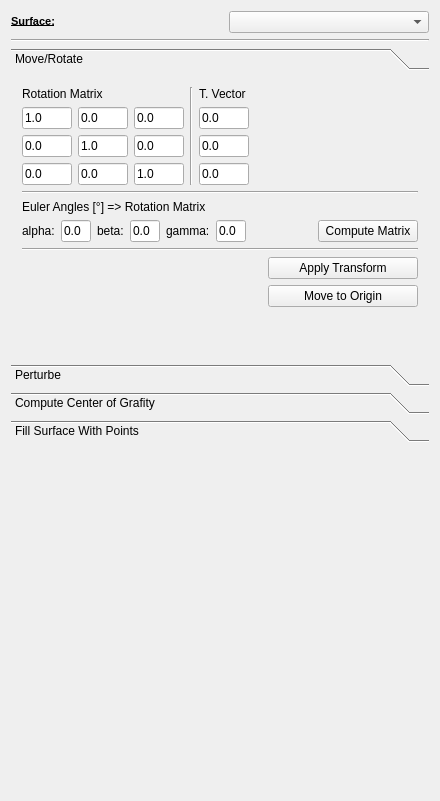
<?xml version="1.0" encoding="UTF-8"?>
<ui version="4.0">
 <class>QmitkSurfaceUtilitiesControls</class>
 <widget class="QWidget" name="QmitkSurfaceUtilitiesControls">
  <property name="geometry">
   <rect>
    <x>0</x>
    <y>0</y>
    <width>440</width>
    <height>801</height>
   </rect>
  </property>
  <property name="sizePolicy">
   <sizepolicy hsizetype="Preferred" vsizetype="Preferred">
    <horstretch>0</horstretch>
    <verstretch>0</verstretch>
   </sizepolicy>
  </property>
  <property name="minimumSize">
   <size>
    <width>200</width>
    <height>0</height>
   </size>
  </property>
  <property name="windowTitle">
   <string>IsoSurface</string>
  </property>
  <layout class="QVBoxLayout" name="verticalLayout">
   <item>
    <layout class="QHBoxLayout" name="horizontalLayout">
     <item>
      <widget class="QLabel" name="label_22">
       <property name="text">
        <string>&lt;!DOCTYPE HTML PUBLIC &quot;-//W3C//DTD HTML 4.0//EN&quot; &quot;http://www.w3.org/TR/REC-html40/strict.dtd&quot;&gt;
&lt;html&gt;&lt;head&gt;&lt;meta name=&quot;qrichtext&quot; content=&quot;1&quot; /&gt;&lt;style type=&quot;text/css&quot;&gt;
p, li { white-space: pre-wrap; }
&lt;/style&gt;&lt;/head&gt;&lt;body style=&quot; font-family:'MS Shell Dlg 2'; font-size:7.8pt; font-weight:400; font-style:normal;&quot;&gt;
&lt;p style=&quot; margin-top:0px; margin-bottom:0px; margin-left:0px; margin-right:0px; -qt-block-indent:0; text-indent:0px;&quot;&gt;&lt;span style=&quot; font-size:8pt; font-weight:600; text-decoration: underline;&quot;&gt;Surface:&lt;/span&gt;&lt;/p&gt;&lt;/body&gt;&lt;/html&gt;</string>
       </property>
      </widget>
     </item>
     <item>
      <spacer name="horizontalSpacer_14">
       <property name="orientation">
        <enum>Qt::Horizontal</enum>
       </property>
       <property name="sizeHint" stdset="0">
        <size>
         <width>40</width>
         <height>20</height>
        </size>
       </property>
      </spacer>
     </item>
     <item>
      <widget class="QmitkDataStorageComboBox" name="m_applySurfaceBox">
       <property name="minimumSize">
        <size>
         <width>200</width>
         <height>0</height>
        </size>
       </property>
      </widget>
     </item>
    </layout>
   </item>
   <item>
    <widget class="Line" name="line">
     <property name="orientation">
      <enum>Qt::Horizontal</enum>
     </property>
    </widget>
   </item>
   <item>
    <widget class="QToolBox" name="toolBox">
     <property name="currentIndex">
      <number>0</number>
     </property>
     <widget class="QWidget" name="page">
      <property name="geometry">
       <rect>
        <x>0</x>
        <y>0</y>
        <width>418</width>
        <height>295</height>
       </rect>
      </property>
      <attribute name="label">
       <string>Move/Rotate</string>
      </attribute>
      <layout class="QVBoxLayout" name="verticalLayout_2">
       <item>
        <layout class="QHBoxLayout" name="horizontalLayout_16">
         <item>
          <layout class="QVBoxLayout" name="verticalLayout_13">
           <item>
            <widget class="QLabel" name="label_18">
             <property name="text">
              <string>Rotation Matrix</string>
             </property>
            </widget>
           </item>
           <item>
            <layout class="QGridLayout" name="gridLayout_2">
             <item row="0" column="0">
              <widget class="QLineEdit" name="m_rotmat00">
               <property name="minimumSize">
                <size>
                 <width>50</width>
                 <height>0</height>
                </size>
               </property>
               <property name="maximumSize">
                <size>
                 <width>30</width>
                 <height>16777215</height>
                </size>
               </property>
               <property name="text">
                <string>1.0</string>
               </property>
              </widget>
             </item>
             <item row="0" column="1">
              <widget class="QLineEdit" name="m_rotmat01">
               <property name="minimumSize">
                <size>
                 <width>50</width>
                 <height>0</height>
                </size>
               </property>
               <property name="maximumSize">
                <size>
                 <width>30</width>
                 <height>16777215</height>
                </size>
               </property>
               <property name="text">
                <string>0.0</string>
               </property>
              </widget>
             </item>
             <item row="0" column="2">
              <widget class="QLineEdit" name="m_rotmat02">
               <property name="minimumSize">
                <size>
                 <width>50</width>
                 <height>0</height>
                </size>
               </property>
               <property name="maximumSize">
                <size>
                 <width>30</width>
                 <height>16777215</height>
                </size>
               </property>
               <property name="text">
                <string>0.0</string>
               </property>
              </widget>
             </item>
             <item row="1" column="0">
              <widget class="QLineEdit" name="m_rotmat10">
               <property name="minimumSize">
                <size>
                 <width>50</width>
                 <height>0</height>
                </size>
               </property>
               <property name="maximumSize">
                <size>
                 <width>30</width>
                 <height>16777215</height>
                </size>
               </property>
               <property name="text">
                <string>0.0</string>
               </property>
              </widget>
             </item>
             <item row="1" column="1">
              <widget class="QLineEdit" name="m_rotmat11">
               <property name="minimumSize">
                <size>
                 <width>50</width>
                 <height>0</height>
                </size>
               </property>
               <property name="maximumSize">
                <size>
                 <width>30</width>
                 <height>16777215</height>
                </size>
               </property>
               <property name="text">
                <string>1.0</string>
               </property>
              </widget>
             </item>
             <item row="1" column="2">
              <widget class="QLineEdit" name="m_rotmat12">
               <property name="minimumSize">
                <size>
                 <width>50</width>
                 <height>0</height>
                </size>
               </property>
               <property name="maximumSize">
                <size>
                 <width>30</width>
                 <height>16777215</height>
                </size>
               </property>
               <property name="text">
                <string>0.0</string>
               </property>
              </widget>
             </item>
             <item row="2" column="0">
              <widget class="QLineEdit" name="m_rotmat20">
               <property name="minimumSize">
                <size>
                 <width>50</width>
                 <height>0</height>
                </size>
               </property>
               <property name="maximumSize">
                <size>
                 <width>30</width>
                 <height>16777215</height>
                </size>
               </property>
               <property name="text">
                <string>0.0</string>
               </property>
              </widget>
             </item>
             <item row="2" column="1">
              <widget class="QLineEdit" name="m_rotmat21">
               <property name="minimumSize">
                <size>
                 <width>50</width>
                 <height>0</height>
                </size>
               </property>
               <property name="maximumSize">
                <size>
                 <width>30</width>
                 <height>16777215</height>
                </size>
               </property>
               <property name="text">
                <string>0.0</string>
               </property>
              </widget>
             </item>
             <item row="2" column="2">
              <widget class="QLineEdit" name="m_rotmat22">
               <property name="minimumSize">
                <size>
                 <width>50</width>
                 <height>0</height>
                </size>
               </property>
               <property name="maximumSize">
                <size>
                 <width>30</width>
                 <height>16777215</height>
                </size>
               </property>
               <property name="text">
                <string>1.0</string>
               </property>
              </widget>
             </item>
            </layout>
           </item>
          </layout>
         </item>
         <item>
          <widget class="Line" name="line_2">
           <property name="orientation">
            <enum>Qt::Vertical</enum>
           </property>
          </widget>
         </item>
         <item>
          <layout class="QVBoxLayout" name="verticalLayout_15">
           <item>
            <widget class="QLabel" name="label_19">
             <property name="text">
              <string>T. Vector</string>
             </property>
            </widget>
           </item>
           <item>
            <layout class="QVBoxLayout" name="verticalLayout_14">
             <item>
              <widget class="QLineEdit" name="m_tvec0">
               <property name="minimumSize">
                <size>
                 <width>50</width>
                 <height>0</height>
                </size>
               </property>
               <property name="maximumSize">
                <size>
                 <width>30</width>
                 <height>16777215</height>
                </size>
               </property>
               <property name="text">
                <string>0.0</string>
               </property>
              </widget>
             </item>
             <item>
              <widget class="QLineEdit" name="m_tvec1">
               <property name="minimumSize">
                <size>
                 <width>50</width>
                 <height>0</height>
                </size>
               </property>
               <property name="maximumSize">
                <size>
                 <width>30</width>
                 <height>16777215</height>
                </size>
               </property>
               <property name="text">
                <string>0.0</string>
               </property>
              </widget>
             </item>
             <item>
              <widget class="QLineEdit" name="m_tvec2">
               <property name="minimumSize">
                <size>
                 <width>50</width>
                 <height>0</height>
                </size>
               </property>
               <property name="maximumSize">
                <size>
                 <width>30</width>
                 <height>16777215</height>
                </size>
               </property>
               <property name="text">
                <string>0.0</string>
               </property>
              </widget>
             </item>
            </layout>
           </item>
          </layout>
         </item>
         <item>
          <spacer name="horizontalSpacer_12">
           <property name="orientation">
            <enum>Qt::Horizontal</enum>
           </property>
           <property name="sizeHint" stdset="0">
            <size>
             <width>40</width>
             <height>20</height>
            </size>
           </property>
          </spacer>
         </item>
        </layout>
       </item>
       <item>
        <widget class="Line" name="line_3">
         <property name="orientation">
          <enum>Qt::Horizontal</enum>
         </property>
        </widget>
       </item>
       <item>
        <widget class="QLabel" name="label_20">
         <property name="text">
          <string>Euler Angles [°] =&gt; Rotation Matrix</string>
         </property>
        </widget>
       </item>
       <item>
        <layout class="QHBoxLayout" name="horizontalLayout_17">
         <item>
          <widget class="QLabel" name="label_23">
           <property name="text">
            <string>alpha:</string>
           </property>
          </widget>
         </item>
         <item>
          <widget class="QLineEdit" name="m_eulerangle0">
           <property name="minimumSize">
            <size>
             <width>30</width>
             <height>0</height>
            </size>
           </property>
           <property name="maximumSize">
            <size>
             <width>30</width>
             <height>16777215</height>
            </size>
           </property>
           <property name="text">
            <string>0.0</string>
           </property>
          </widget>
         </item>
         <item>
          <widget class="QLabel" name="label_24">
           <property name="text">
            <string>beta:</string>
           </property>
          </widget>
         </item>
         <item>
          <widget class="QLineEdit" name="m_eulerangle1">
           <property name="minimumSize">
            <size>
             <width>30</width>
             <height>0</height>
            </size>
           </property>
           <property name="maximumSize">
            <size>
             <width>30</width>
             <height>16777215</height>
            </size>
           </property>
           <property name="text">
            <string>0.0</string>
           </property>
          </widget>
         </item>
         <item>
          <widget class="QLabel" name="label_25">
           <property name="text">
            <string>gamma:</string>
           </property>
          </widget>
         </item>
         <item>
          <widget class="QLineEdit" name="m_eulerangle2">
           <property name="minimumSize">
            <size>
             <width>30</width>
             <height>0</height>
            </size>
           </property>
           <property name="maximumSize">
            <size>
             <width>30</width>
             <height>16777215</height>
            </size>
           </property>
           <property name="text">
            <string>0.0</string>
           </property>
          </widget>
         </item>
         <item>
          <spacer name="horizontalSpacer_13">
           <property name="orientation">
            <enum>Qt::Horizontal</enum>
           </property>
           <property name="sizeHint" stdset="0">
            <size>
             <width>40</width>
             <height>20</height>
            </size>
           </property>
          </spacer>
         </item>
         <item>
          <widget class="QPushButton" name="m_computeMatrix">
           <property name="minimumSize">
            <size>
             <width>100</width>
             <height>0</height>
            </size>
           </property>
           <property name="maximumSize">
            <size>
             <width>100</width>
             <height>16777215</height>
            </size>
           </property>
           <property name="text">
            <string>Compute Matrix</string>
           </property>
          </widget>
         </item>
        </layout>
       </item>
       <item>
        <widget class="Line" name="line_4">
         <property name="orientation">
          <enum>Qt::Horizontal</enum>
         </property>
        </widget>
       </item>
       <item>
        <layout class="QHBoxLayout" name="horizontalLayout_20">
         <item>
          <spacer name="horizontalSpacer_16">
           <property name="orientation">
            <enum>Qt::Horizontal</enum>
           </property>
           <property name="sizeHint" stdset="0">
            <size>
             <width>40</width>
             <height>20</height>
            </size>
           </property>
          </spacer>
         </item>
         <item>
          <widget class="QPushButton" name="m_applyTransform">
           <property name="minimumSize">
            <size>
             <width>150</width>
             <height>0</height>
            </size>
           </property>
           <property name="maximumSize">
            <size>
             <width>150</width>
             <height>16777215</height>
            </size>
           </property>
           <property name="text">
            <string>Apply Transform</string>
           </property>
          </widget>
         </item>
        </layout>
       </item>
       <item>
        <layout class="QHBoxLayout" name="horizontalLayout_3">
         <item>
          <spacer name="horizontalSpacer_2">
           <property name="orientation">
            <enum>Qt::Horizontal</enum>
           </property>
           <property name="sizeHint" stdset="0">
            <size>
             <width>40</width>
             <height>20</height>
            </size>
           </property>
          </spacer>
         </item>
         <item>
          <widget class="QPushButton" name="m_moveToOrigin">
           <property name="minimumSize">
            <size>
             <width>150</width>
             <height>0</height>
            </size>
           </property>
           <property name="text">
            <string>Move to Origin</string>
           </property>
          </widget>
         </item>
        </layout>
       </item>
       <item>
        <spacer name="verticalSpacer_4">
         <property name="orientation">
          <enum>Qt::Vertical</enum>
         </property>
         <property name="sizeHint" stdset="0">
          <size>
           <width>20</width>
           <height>40</height>
          </size>
         </property>
        </spacer>
       </item>
      </layout>
     </widget>
     <widget class="QWidget" name="page_2">
      <property name="geometry">
       <rect>
        <x>0</x>
        <y>0</y>
        <width>418</width>
        <height>325</height>
       </rect>
      </property>
      <attribute name="label">
       <string>Perturbe</string>
      </attribute>
      <layout class="QVBoxLayout" name="verticalLayout_3">
       <item>
        <widget class="QGroupBox" name="groupBox_10">
         <property name="title">
          <string>Gaussian Noise</string>
         </property>
         <layout class="QVBoxLayout" name="verticalLayout_8">
          <item>
           <layout class="QHBoxLayout" name="horizontalLayout_15">
            <item>
             <widget class="QLabel" name="label_8">
              <property name="text">
               <string>Variance X:</string>
              </property>
             </widget>
            </item>
            <item>
             <spacer name="horizontalSpacer_15">
              <property name="orientation">
               <enum>Qt::Horizontal</enum>
              </property>
              <property name="sizeHint" stdset="0">
               <size>
                <width>40</width>
                <height>20</height>
               </size>
              </property>
             </spacer>
            </item>
            <item>
             <widget class="QSpinBox" name="m_varianceX">
              <property name="value">
               <number>1</number>
              </property>
             </widget>
            </item>
           </layout>
          </item>
          <item>
           <layout class="QHBoxLayout" name="horizontalLayout_18">
            <item>
             <widget class="QLabel" name="label_9">
              <property name="text">
               <string>Variance Y:</string>
              </property>
             </widget>
            </item>
            <item>
             <spacer name="horizontalSpacer_17">
              <property name="orientation">
               <enum>Qt::Horizontal</enum>
              </property>
              <property name="sizeHint" stdset="0">
               <size>
                <width>40</width>
                <height>20</height>
               </size>
              </property>
             </spacer>
            </item>
            <item>
             <widget class="QSpinBox" name="m_varianceY">
              <property name="value">
               <number>1</number>
              </property>
             </widget>
            </item>
           </layout>
          </item>
          <item>
           <layout class="QHBoxLayout" name="horizontalLayout_19">
            <item>
             <widget class="QLabel" name="label_10">
              <property name="text">
               <string>Variance Z:</string>
              </property>
             </widget>
            </item>
            <item>
             <spacer name="horizontalSpacer_18">
              <property name="orientation">
               <enum>Qt::Horizontal</enum>
              </property>
              <property name="sizeHint" stdset="0">
               <size>
                <width>40</width>
                <height>20</height>
               </size>
              </property>
             </spacer>
            </item>
            <item>
             <widget class="QSpinBox" name="m_varianceZ">
              <property name="value">
               <number>1</number>
              </property>
             </widget>
            </item>
           </layout>
          </item>
          <item>
           <layout class="QHBoxLayout" name="horizontalLayout_14">
            <item>
             <spacer name="horizontalSpacer_7">
              <property name="orientation">
               <enum>Qt::Horizontal</enum>
              </property>
              <property name="sizeHint" stdset="0">
               <size>
                <width>40</width>
                <height>20</height>
               </size>
              </property>
             </spacer>
            </item>
            <item>
             <widget class="QPushButton" name="m_Perturbe">
              <property name="text">
               <string>Perturbe</string>
              </property>
             </widget>
            </item>
           </layout>
          </item>
          <item>
           <widget class="Line" name="line_5">
            <property name="orientation">
             <enum>Qt::Horizontal</enum>
            </property>
           </widget>
          </item>
          <item>
           <layout class="QHBoxLayout" name="horizontalLayout_21">
            <item>
             <widget class="QLabel" name="label_11">
              <property name="text">
               <string>Outlier chance (%):</string>
              </property>
             </widget>
            </item>
            <item>
             <spacer name="horizontalSpacer_19">
              <property name="orientation">
               <enum>Qt::Horizontal</enum>
              </property>
              <property name="sizeHint" stdset="0">
               <size>
                <width>40</width>
                <height>20</height>
               </size>
              </property>
             </spacer>
            </item>
            <item>
             <widget class="QSpinBox" name="m_outlierChance">
              <property name="value">
               <number>5</number>
              </property>
             </widget>
            </item>
           </layout>
          </item>
          <item>
           <layout class="QHBoxLayout" name="horizontalLayout_22">
            <item>
             <widget class="QLabel" name="label_12">
              <property name="text">
               <string>Outlier variance:</string>
              </property>
             </widget>
            </item>
            <item>
             <spacer name="horizontalSpacer_20">
              <property name="orientation">
               <enum>Qt::Horizontal</enum>
              </property>
              <property name="sizeHint" stdset="0">
               <size>
                <width>40</width>
                <height>20</height>
               </size>
              </property>
             </spacer>
            </item>
            <item>
             <widget class="QLabel" name="label_15">
              <property name="text">
               <string>X:</string>
              </property>
             </widget>
            </item>
            <item>
             <widget class="QSpinBox" name="m_outlierVarianceX"/>
            </item>
            <item>
             <widget class="QLabel" name="label_14">
              <property name="text">
               <string>Y:</string>
              </property>
             </widget>
            </item>
            <item>
             <widget class="QSpinBox" name="m_outlierVarianceY"/>
            </item>
            <item>
             <widget class="QLabel" name="label_13">
              <property name="text">
               <string>Z:</string>
              </property>
             </widget>
            </item>
            <item>
             <widget class="QSpinBox" name="m_outlierVarianceZ">
              <property name="maximum">
               <number>999</number>
              </property>
              <property name="value">
               <number>20</number>
              </property>
             </widget>
            </item>
           </layout>
          </item>
          <item>
           <layout class="QHBoxLayout" name="horizontalLayout_23">
            <item>
             <spacer name="horizontalSpacer_21">
              <property name="orientation">
               <enum>Qt::Horizontal</enum>
              </property>
              <property name="sizeHint" stdset="0">
               <size>
                <width>40</width>
                <height>20</height>
               </size>
              </property>
             </spacer>
            </item>
            <item>
             <widget class="QPushButton" name="m_addOutliers">
              <property name="text">
               <string>Add Outliers</string>
              </property>
             </widget>
            </item>
           </layout>
          </item>
          <item>
           <spacer name="verticalSpacer_5">
            <property name="orientation">
             <enum>Qt::Vertical</enum>
            </property>
            <property name="sizeHint" stdset="0">
             <size>
              <width>20</width>
              <height>40</height>
             </size>
            </property>
           </spacer>
          </item>
         </layout>
        </widget>
       </item>
      </layout>
     </widget>
     <widget class="QWidget" name="page_3">
      <property name="geometry">
       <rect>
        <x>0</x>
        <y>0</y>
        <width>418</width>
        <height>311</height>
       </rect>
      </property>
      <attribute name="label">
       <string>Compute Center of Grafity</string>
      </attribute>
      <layout class="QVBoxLayout" name="verticalLayout_4">
       <item>
        <layout class="QHBoxLayout" name="horizontalLayout_2">
         <item>
          <spacer name="horizontalSpacer">
           <property name="orientation">
            <enum>Qt::Horizontal</enum>
           </property>
           <property name="sizeHint" stdset="0">
            <size>
             <width>40</width>
             <height>20</height>
            </size>
           </property>
          </spacer>
         </item>
         <item>
          <widget class="QPushButton" name="m_ComputeCoG">
           <property name="text">
            <string>Compute CoG</string>
           </property>
          </widget>
         </item>
        </layout>
       </item>
       <item>
        <spacer name="verticalSpacer_2">
         <property name="orientation">
          <enum>Qt::Vertical</enum>
         </property>
         <property name="sizeHint" stdset="0">
          <size>
           <width>20</width>
           <height>252</height>
          </size>
         </property>
        </spacer>
       </item>
      </layout>
     </widget>
     <widget class="QWidget" name="page_4">
      <property name="geometry">
       <rect>
        <x>0</x>
        <y>0</y>
        <width>418</width>
        <height>311</height>
       </rect>
      </property>
      <attribute name="label">
       <string>Fill Surface With Points</string>
      </attribute>
      <layout class="QVBoxLayout" name="verticalLayout_5">
       <item>
        <layout class="QHBoxLayout" name="horizontalLayout_29">
         <item>
          <spacer name="horizontalSpacer_23">
           <property name="orientation">
            <enum>Qt::Horizontal</enum>
           </property>
           <property name="sizeHint" stdset="0">
            <size>
             <width>40</width>
             <height>20</height>
            </size>
           </property>
          </spacer>
         </item>
         <item>
          <widget class="QLabel" name="label_21">
           <property name="minimumSize">
            <size>
             <width>195</width>
             <height>0</height>
            </size>
           </property>
           <property name="maximumSize">
            <size>
             <width>195</width>
             <height>16777215</height>
            </size>
           </property>
           <property name="text">
            <string>Distance between two points (mm):</string>
           </property>
          </widget>
         </item>
         <item>
          <widget class="QSpinBox" name="m_InterPointDistance">
           <property name="minimumSize">
            <size>
             <width>50</width>
             <height>0</height>
            </size>
           </property>
           <property name="maximumSize">
            <size>
             <width>50</width>
             <height>16777215</height>
            </size>
           </property>
           <property name="minimum">
            <number>1</number>
           </property>
           <property name="maximum">
            <number>999</number>
           </property>
           <property name="value">
            <number>50</number>
           </property>
          </widget>
         </item>
        </layout>
       </item>
       <item>
        <layout class="QHBoxLayout" name="horizontalLayout_27">
         <item>
          <spacer name="horizontalSpacer_8">
           <property name="orientation">
            <enum>Qt::Horizontal</enum>
           </property>
           <property name="sizeHint" stdset="0">
            <size>
             <width>40</width>
             <height>20</height>
            </size>
           </property>
          </spacer>
         </item>
         <item>
          <widget class="QPushButton" name="m_generateTargetPoints">
           <property name="minimumSize">
            <size>
             <width>160</width>
             <height>0</height>
            </size>
           </property>
           <property name="maximumSize">
            <size>
             <width>160</width>
             <height>16777215</height>
            </size>
           </property>
           <property name="text">
            <string>Generate Points</string>
           </property>
          </widget>
         </item>
        </layout>
       </item>
       <item>
        <spacer name="verticalSpacer_3">
         <property name="orientation">
          <enum>Qt::Vertical</enum>
         </property>
         <property name="sizeHint" stdset="0">
          <size>
           <width>20</width>
           <height>221</height>
          </size>
         </property>
        </spacer>
       </item>
      </layout>
     </widget>
    </widget>
   </item>
   <item>
    <spacer name="verticalSpacer">
     <property name="orientation">
      <enum>Qt::Vertical</enum>
     </property>
     <property name="sizeHint" stdset="0">
      <size>
       <width>20</width>
       <height>38</height>
      </size>
     </property>
    </spacer>
   </item>
  </layout>
 </widget>
 <layoutdefault spacing="6" margin="11"/>
 <customwidgets>
  <customwidget>
   <class>QmitkDataStorageComboBox</class>
   <extends>QComboBox</extends>
   <header location="global">QmitkDataStorageComboBox.h</header>
  </customwidget>
 </customwidgets>
 <includes>
  <include location="local">QmitkDataStorageComboBox.h</include>
 </includes>
 <resources/>
 <connections/>
</ui>
